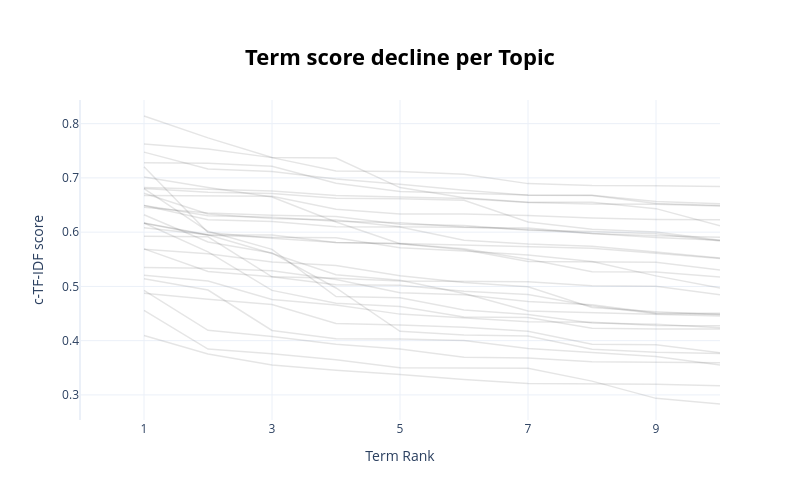

Write notebook code for a chart like this one.
### Code cell
model.visualize_term_rank().show()

### Figure 1 — Plotly figure (JSON) as saved in the notebook; plotly's stock layout.template omitted (floating-point values rounded to 4 significant figures)
{"data": [{"hovertext": "<b>Topic -1</b>:pathogen_bacterium_outbreak_gene_g", "line": {"color": "black", "width": 1.5}, "mode": "lines+lines", "name": "", "opacity": 0.1, "type": "scatter", "x": [1, 2, 3, 4, 5, 6, 7, 8, 9, 10], "y": [0.456, 0.3844, 0.3759, 0.3647, 0.3502, 0.3496, 0.3494, 0.3254, 0.2937, 0.2833]}, {"hovertext": "<b>Topic 0</b>:ebola virus_flu virus_vaccine_influ", "line": {"color": "black", "width": 1.5}, "mode": "lines+lines", "name": "", "opacity": 0.1, "type": "scatter", "x": [1, 2, 3, 4, 5, 6, 7, 8, 9, 10], "y": [0.6163, 0.5942, 0.5905, 0.5897, 0.5714, 0.5655, 0.558, 0.5461, 0.5194, 0.4971]}, {"hovertext": "<b>Topic 1</b>:year interesting_climate change_war", "line": {"color": "black", "width": 1.5}, "mode": "lines+lines", "name": "", "opacity": 0.1, "type": "scatter", "x": [1, 2, 3, 4, 5, 6, 7, 8, 9, 10], "y": [0.4094, 0.3756, 0.3551, 0.3457, 0.3377, 0.3282, 0.3209, 0.3206, 0.3198, 0.3171]}, {"hovertext": "<b>Topic 2</b>:human ancestor_common ancestor_ance", "line": {"color": "black", "width": 1.5}, "mode": "lines+lines", "name": "", "opacity": 0.1, "type": "scatter", "x": [1, 2, 3, 4, 5, 6, 7, 8, 9, 10], "y": [0.7205, 0.5993, 0.5889, 0.5809, 0.5793, 0.5767, 0.5741, 0.5703, 0.5612, 0.5516]}, {"hovertext": "<b>Topic 3</b>:microbial life_archaea_microorganis", "line": {"color": "black", "width": 1.5}, "mode": "lines+lines", "name": "", "opacity": 0.1, "type": "scatter", "x": [1, 2, 3, 4, 5, 6, 7, 8, 9, 10], "y": [0.5143, 0.4933, 0.4189, 0.4034, 0.4031, 0.4004, 0.3857, 0.3776, 0.3709, 0.355]}, {"hovertext": "<b>Topic 4</b>:prostate cancer_link cancer_cancer ", "line": {"color": "black", "width": 1.5}, "mode": "lines+lines", "name": "", "opacity": 0.1, "type": "scatter", "x": [1, 2, 3, 4, 5, 6, 7, 8, 9, 10], "y": [0.4927, 0.4191, 0.4077, 0.3935, 0.3846, 0.3695, 0.368, 0.3609, 0.36, 0.3593]}, {"hovertext": "<b>Topic 5</b>:zika virus_zika infection_infection", "line": {"color": "black", "width": 1.5}, "mode": "lines+lines", "name": "", "opacity": 0.1, "type": "scatter", "x": [1, 2, 3, 4, 5, 6, 7, 8, 9, 10], "y": [0.7475, 0.7164, 0.7118, 0.6978, 0.6883, 0.6771, 0.668, 0.6677, 0.6528, 0.6492]}, {"hovertext": "<b>Topic 6</b>:nanotechnology_light nanotechnology", "line": {"color": "black", "width": 1.5}, "mode": "lines+lines", "name": "", "opacity": 0.1, "type": "scatter", "x": [1, 2, 3, 4, 5, 6, 7, 8, 9, 10], "y": [0.6169, 0.5637, 0.4927, 0.4688, 0.463, 0.4434, 0.4426, 0.4229, 0.4214, 0.4214]}, {"hovertext": "<b>Topic 7</b>:inhibit hiv_hiv drug_treat hiv_viru", "line": {"color": "black", "width": 1.5}, "mode": "lines+lines", "name": "", "opacity": 0.1, "type": "scatter", "x": [1, 2, 3, 4, 5, 6, 7, 8, 9, 10], "y": [0.728, 0.7269, 0.7213, 0.6901, 0.675, 0.6711, 0.6684, 0.668, 0.6564, 0.6523]}, {"hovertext": "<b>Topic 8</b>:flower plant_plant gene_important c", "line": {"color": "black", "width": 1.5}, "mode": "lines+lines", "name": "", "opacity": 0.1, "type": "scatter", "x": [1, 2, 3, 4, 5, 6, 7, 8, 9, 10], "y": [0.5925, 0.5915, 0.5176, 0.5031, 0.5021, 0.4912, 0.4849, 0.464, 0.4494, 0.4486]}, {"hovertext": "<b>Topic 9</b>:link obesity_human obesity_obesity_", "line": {"color": "black", "width": 1.5}, "mode": "lines+lines", "name": "", "opacity": 0.1, "type": "scatter", "x": [1, 2, 3, 4, 5, 6, 7, 8, 9, 10], "y": [0.6803, 0.6737, 0.6712, 0.6626, 0.6617, 0.6588, 0.6188, 0.6056, 0.6005, 0.5852]}, {"hovertext": "<b>Topic 10</b>:enhance genetic_gene edit_gene the", "line": {"color": "black", "width": 1.5}, "mode": "lines+lines", "name": "", "opacity": 0.1, "type": "scatter", "x": [1, 2, 3, 4, 5, 6, 7, 8, 9, 10], "y": [0.6458, 0.6351, 0.6312, 0.6289, 0.6144, 0.6124, 0.6033, 0.6011, 0.5971, 0.5835]}, {"hovertext": "<b>Topic 11</b>:contaminate water_water contaminat", "line": {"color": "black", "width": 1.5}, "mode": "lines+lines", "name": "", "opacity": 0.1, "type": "scatter", "x": [1, 2, 3, 4, 5, 6, 7, 8, 9, 10], "y": [0.6082, 0.5953, 0.5607, 0.5214, 0.5114, 0.4869, 0.4549, 0.4515, 0.4488, 0.4455]}, {"hovertext": "<b>Topic 12</b>:mental health_stress disorder_trau", "line": {"color": "black", "width": 1.5}, "mode": "lines+lines", "name": "", "opacity": 0.1, "type": "scatter", "x": [1, 2, 3, 4, 5, 6, 7, 8, 9, 10], "y": [0.5685, 0.56, 0.545, 0.5384, 0.5199, 0.5074, 0.4992, 0.4613, 0.4532, 0.4476]}, {"hovertext": "<b>Topic 13</b>:bacterial_coli_bacteria_cholera ba", "line": {"color": "black", "width": 1.5}, "mode": "lines+lines", "name": "", "opacity": 0.1, "type": "scatter", "x": [1, 2, 3, 4, 5, 6, 7, 8, 9, 10], "y": [0.6493, 0.6228, 0.6195, 0.6099, 0.6093, 0.5852, 0.5782, 0.574, 0.5635, 0.5524]}, {"hovertext": "<b>Topic 14</b>:antibiotic resistant_resistant ant", "line": {"color": "black", "width": 1.5}, "mode": "lines+lines", "name": "", "opacity": 0.1, "type": "scatter", "x": [1, 2, 3, 4, 5, 6, 7, 8, 9, 10], "y": [0.7626, 0.7532, 0.7374, 0.7127, 0.7116, 0.7065, 0.6895, 0.6859, 0.6853, 0.6843]}, {"hovertext": "<b>Topic 15</b>:genomics_gene web_human genome_gen", "line": {"color": "black", "width": 1.5}, "mode": "lines+lines", "name": "", "opacity": 0.1, "type": "scatter", "x": [1, 2, 3, 4, 5, 6, 7, 8, 9, 10], "y": [0.6494, 0.63, 0.6275, 0.6203, 0.6175, 0.6094, 0.6048, 0.5976, 0.5901, 0.585]}, {"hovertext": "<b>Topic 16</b>:fungal_deadly fungus_immunity fung", "line": {"color": "black", "width": 1.5}, "mode": "lines+lines", "name": "", "opacity": 0.1, "type": "scatter", "x": [1, 2, 3, 4, 5, 6, 7, 8, 9, 10], "y": [0.6822, 0.6784, 0.6757, 0.6674, 0.6654, 0.6622, 0.6546, 0.652, 0.6514, 0.6481]}, {"hovertext": "<b>Topic 17</b>:nicotine_tobacco_smoking_tobacco c", "line": {"color": "black", "width": 1.5}, "mode": "lines+lines", "name": "", "opacity": 0.1, "type": "scatter", "x": [1, 2, 3, 4, 5, 6, 7, 8, 9, 10], "y": [0.5693, 0.5275, 0.5178, 0.5149, 0.5099, 0.5089, 0.5088, 0.5013, 0.5004, 0.4845]}, {"hovertext": "<b>Topic 18</b>:vertebrate_evolutionary_mammal_mar", "line": {"color": "black", "width": 1.5}, "mode": "lines+lines", "name": "", "opacity": 0.1, "type": "scatter", "x": [1, 2, 3, 4, 5, 6, 7, 8, 9, 10], "y": [0.5207, 0.5099, 0.476, 0.4656, 0.4489, 0.4426, 0.4351, 0.4338, 0.4281, 0.4274]}, {"hovertext": "<b>Topic 19</b>:stem cell_embryonic stem_human emb", "line": {"color": "black", "width": 1.5}, "mode": "lines+lines", "name": "", "opacity": 0.1, "type": "scatter", "x": [1, 2, 3, 4, 5, 6, 7, 8, 9, 10], "y": [0.6804, 0.6016, 0.5682, 0.4813, 0.479, 0.4565, 0.4483, 0.4324, 0.4304, 0.4239]}, {"hovertext": "<b>Topic 20</b>:gut bacteria_gut microbiome_gut ba", "line": {"color": "black", "width": 1.5}, "mode": "lines+lines", "name": "", "opacity": 0.1, "type": "scatter", "x": [1, 2, 3, 4, 5, 6, 7, 8, 9, 10], "y": [0.7015, 0.6824, 0.6648, 0.6189, 0.5788, 0.5678, 0.5458, 0.5451, 0.5445, 0.5303]}, {"hovertext": "<b>Topic 21</b>:amyloid alzheimer_treat alzheimer_", "line": {"color": "black", "width": 1.5}, "mode": "lines+lines", "name": "", "opacity": 0.1, "type": "scatter", "x": [1, 2, 3, 4, 5, 6, 7, 8, 9, 10], "y": [0.8141, 0.7738, 0.7377, 0.7367, 0.6822, 0.6634, 0.6549, 0.6549, 0.6433, 0.6116]}, {"hovertext": "<b>Topic 22</b>:phthalate plastic_harmful previous", "line": {"color": "black", "width": 1.5}, "mode": "lines+lines", "name": "", "opacity": 0.1, "type": "scatter", "x": [1, 2, 3, 4, 5, 6, 7, 8, 9, 10], "y": [0.4876, 0.4761, 0.4665, 0.4316, 0.4289, 0.4249, 0.4175, 0.3935, 0.3925, 0.3779]}, {"hovertext": "<b>Topic 23</b>:parasitic worm_hookworm parasite_p", "line": {"color": "black", "width": 1.5}, "mode": "lines+lines", "name": "", "opacity": 0.1, "type": "scatter", "x": [1, 2, 3, 4, 5, 6, 7, 8, 9, 10], "y": [0.6677, 0.6665, 0.6663, 0.6424, 0.6334, 0.6333, 0.6307, 0.6261, 0.6234, 0.6231]}, {"hovertext": "<b>Topic 24</b>:link inflammation_immune cell_seps", "line": {"color": "black", "width": 1.5}, "mode": "lines+lines", "name": "", "opacity": 0.1, "type": "scatter", "x": [1, 2, 3, 4, 5, 6, 7, 8, 9, 10], "y": [0.6169, 0.5952, 0.5947, 0.5809, 0.5787, 0.5694, 0.5501, 0.527, 0.5266, 0.5173]}, {"hovertext": "<b>Topic 25</b>:benefit vitamin_vitamin_evidence v", "line": {"color": "black", "width": 1.5}, "mode": "lines+lines", "name": "", "opacity": 0.1, "type": "scatter", "x": [1, 2, 3, 4, 5, 6, 7, 8, 9, 10], "y": [0.632, 0.5819, 0.5617, 0.4971, 0.4172, 0.4102, 0.4088, 0.3843, 0.3788, 0.3764]}, {"hovertext": "<b>Topic 26</b>:human brain_brain computer_influen", "line": {"color": "black", "width": 1.5}, "mode": "lines+lines", "name": "", "opacity": 0.1, "type": "scatter", "x": [1, 2, 3, 4, 5, 6, 7, 8, 9, 10], "y": [0.6718, 0.6336, 0.6253, 0.6223, 0.6102, 0.6089, 0.6076, 0.5976, 0.5933, 0.5904]}, {"hovertext": "<b>Topic 27</b>:domestic cat_fur domestic_dog dome", "line": {"color": "black", "width": 1.5}, "mode": "lines+lines", "name": "", "opacity": 0.1, "type": "scatter", "x": [1, 2, 3, 4, 5, 6, 7, 8, 9, 10], "y": [0.5349, 0.5333, 0.5291, 0.5128, 0.4884, 0.4844, 0.4723, 0.466, 0.4508, 0.4504]}], "layout": {"height": 500, "hoverlabel": {"bgcolor": "white", "font": {"family": "Rockwell", "size": 16}}, "showlegend": false, "title": {"font": {"color": "Black", "size": 22}, "text": "<b>Term score decline per Topic</b>", "x": 0.5, "xanchor": "center", "y": 0.9, "yanchor": "top"}, "width": 800, "xaxis": {"dtick": 2, "range": [0, 10], "tick0": 1, "title": {"text": "Term Rank"}}, "yaxis": {"title": {"text": "c-TF-IDF score"}}}}
